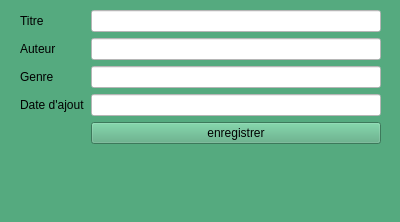
<?xml version="1.0" encoding="UTF-8"?>
<ui version="4.0">
 <class>AddBook</class>
 <widget class="QWidget" name="AddBook">
  <property name="geometry">
   <rect>
    <x>0</x>
    <y>0</y>
    <width>400</width>
    <height>222</height>
   </rect>
  </property>
  <property name="windowTitle">
   <string>Form</string>
  </property>
  <property name="styleSheet">
   <string notr="true">background-color: rgb(85, 170, 127);</string>
  </property>
  <widget class="QWidget" name="formLayoutWidget">
   <property name="geometry">
    <rect>
     <x>20</x>
     <y>10</y>
     <width>361</width>
     <height>171</height>
    </rect>
   </property>
   <layout class="QFormLayout" name="formLayout">
    <item row="0" column="0">
     <widget class="QLabel" name="titreLabel">
      <property name="styleSheet">
       <string notr="true">color: rgb(0, 0, 0);</string>
      </property>
      <property name="text">
       <string>Titre</string>
      </property>
     </widget>
    </item>
    <item row="0" column="1">
     <widget class="QLineEdit" name="titreLineEdit">
      <property name="styleSheet">
       <string notr="true">background-color: rgb(255, 255, 255);</string>
      </property>
     </widget>
    </item>
    <item row="1" column="0">
     <widget class="QLabel" name="auteurLabel">
      <property name="text">
       <string>Auteur</string>
      </property>
     </widget>
    </item>
    <item row="1" column="1">
     <widget class="QLineEdit" name="auteurLineEdit">
      <property name="styleSheet">
       <string notr="true">background-color: rgb(255, 255, 255);</string>
      </property>
     </widget>
    </item>
    <item row="2" column="0">
     <widget class="QLabel" name="genreLabel">
      <property name="text">
       <string>Genre</string>
      </property>
     </widget>
    </item>
    <item row="2" column="1">
     <widget class="QLineEdit" name="genreLineEdit">
      <property name="styleSheet">
       <string notr="true">background-color: rgb(255, 255, 255);</string>
      </property>
     </widget>
    </item>
    <item row="3" column="0">
     <widget class="QLabel" name="dateDAjoutLabel">
      <property name="text">
       <string>Date d'ajout</string>
      </property>
     </widget>
    </item>
    <item row="3" column="1">
     <widget class="QLineEdit" name="dateDAjoutLineEdit">
      <property name="styleSheet">
       <string notr="true">background-color: rgb(255, 255, 255);</string>
      </property>
     </widget>
    </item>
    <item row="4" column="1">
     <widget class="QPushButton" name="pushButton">
      <property name="text">
       <string>enregistrer</string>
      </property>
     </widget>
    </item>
   </layout>
  </widget>
 </widget>
 <resources/>
 <connections/>
</ui>
